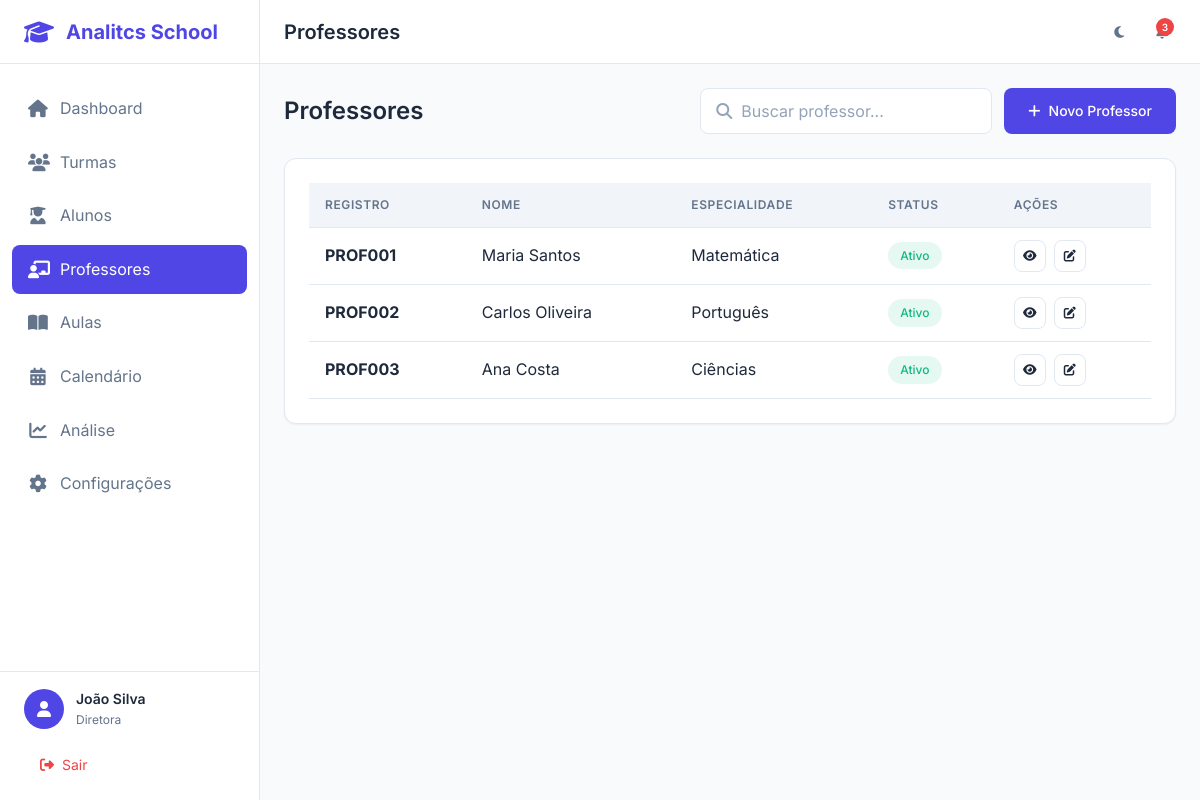
/professores/ (signed in), run on the app's committed database.
### app/models/usuario.py (models this page shows, shortened)
class Usuario(UserMixin, db.Model):
    __tablename__ = 'usuarios'
    id = db.Column(db.Integer, primary_key=True)
    nome = db.Column(db.String(100), nullable=False)
    email = db.Column(db.String(120), unique=True, nullable=False, index=True)
    senha_hash = db.Column(db.String(256), nullable=False)
    tipo = db.Column(db.String(20), nullable=False, default='professor')
    avatar = db.Column(db.String(255), nullable=True)
    telefone = db.Column(db.String(20), nullable=True)
    tema = db.Column(db.String(10), default='light')
    ativo = db.Column(db.Boolean, default=True)
    criado_em = db.Column(db.DateTime, default=datetime.utcnow)
    atualizado_em = db.Column(db.DateTime, default=datetime.utcnow, onupdate=datetime.utcnow)
    ultimo_acesso = db.Column(db.DateTime, nullable=True)
    professor = db.relationship('Professor', backref='usuario', uselist=False, lazy=True)
    def tem_permissao(self, permissoes):
        return self.tipo in permissoes

### app/models/professor.py (models this page shows, shortened)
class Professor(db.Model):
    __tablename__ = 'professores'
    id = db.Column(db.Integer, primary_key=True)
    usuario_id = db.Column(db.Integer, db.ForeignKey('usuarios.id'), nullable=False, unique=True)
    registro = db.Column(db.String(20), unique=True, nullable=False, index=True)
    especialidade = db.Column(db.String(100), nullable=True)
    formacao = db.Column(db.Text, nullable=True)
    cpf = db.Column(db.String(14), unique=True, nullable=True)
    telefone = db.Column(db.String(20), nullable=True)
    endereco = db.Column(db.Text, nullable=True)
    ativo = db.Column(db.Boolean, default=True)
    criado_em = db.Column(db.DateTime, default=datetime.utcnow)
    atualizado_em = db.Column(db.DateTime, default=datetime.utcnow, onupdate=datetime.utcnow)
    turmas = db.relationship('Turma', secondary='professores_turmas', backref=db.backref('professores', lazy='dynamic'))
    aulas = db.relationship('Aula', backref='professor', lazy='dynamic')

### app/controllers/professores_controller.py (the view)
@professores_bp.route('/')
@login_required
def index():
    page = request.args.get('page', 1, type=int)
    busca = request.args.get('busca', '')
    query = Professor.query
    if busca:
        query = query.join(Professor.usuario).filter(
            Usuario.nome.ilike(f'%{busca}%') |
            Professor.registro.ilike(f'%{busca}%')
        )
    professores = query.order_by(Professor.registro).paginate(
        page=page, per_page=20, error_out=False
    )
    return render_template('professores/index.html', professores=professores, busca=busca)

### app/models/usuario.py (called while the page is built)
@login_manager.user_loader
def load_user(user_id):
    return Usuario.query.get(int(user_id))

### app/templates/professores/index.html (shortened to what this page needs)
{% extends "base.html" %}
{% block page_title %}Professores{% endblock %}
{% block content %}
<div class="list-header">
    <h2 class="list-title">Professores</h2>
    <div class="list-actions">
        <div class="search-box"><i class="fas fa-search"></i><input type="text" class="form-control" placeholder="Buscar professor..." id="searchInput" value="{{ busca }}"></div>
        {% if current_user.tem_permissao(['diretora', 'coordenacao']) %}
        <a href="{{ url_for('professores.novo') }}" class="btn btn-primary"><i class="fas fa-plus"></i> Novo Professor</a>
        {% endif %}
    </div>
</div>
<div class="card">
    <div class="card-body">
        {% if professores.items %}
        <div class="table-container">
            <table class="table">
                <thead><tr><th>Registro</th><th>Nome</th><th>Especialidade</th><th>Status</th><th>Ações</th></tr></thead>
                <tbody>
                    {% for prof in professores.items %}
                    <tr>
                        <td><strong>{{ prof.registro }}</strong></td>
                        <td>{{ prof.usuario.nome }}</td>
                        <td>{{ prof.especialidade or '-' }}</td>
                        <td><span class="badge badge-{% if prof.ativo %}success{% else %}danger{% endif %}">{% if prof.ativo %}Ativo{% else %}Inativo{% endif %}</span></td>
                        <td class="table-actions">
                            <a href="{{ url_for('professores.detalhe', id=prof.id) }}" class="btn btn-icon btn-sm btn-outline"><i class="fas fa-eye"></i></a>
                            {% if current_user.tem_permissao(['diretora', 'coordenacao']) %}
                            <a href="{{ url_for('professores.editar', id=prof.id) }}" class="btn btn-icon btn-sm btn-outline"><i class="fas fa-edit"></i></a>
                            {% endif %}
                        </td>
                    </tr>
                    {% endfor %}
                </tbody>
            </table>
        </div>
        {% else %}
        <div class="empty-state"><i class="fas fa-chalkboard-teacher empty-state-icon"></i><h4 class="empty-state-title">Nenhum professor encontrado</h4></div>
        {% endif %}
    </div>
</div>
{% endblock %}

### app/templates/base.html (shortened to what this page needs)
<!DOCTYPE html>
<html lang="pt-BR" data-theme="light">
<head>
    <link rel="stylesheet" href="https://cdnjs.cloudflare.com/ajax/libs/font-awesome/6.5.1/css/all.min.css">
    <link rel="stylesheet" href="{{ url_for('static', filename='css/main.css') }}">
    <link rel="stylesheet" href="{{ url_for('static', filename='css/components.css') }}">
    <link rel="stylesheet" href="{{ url_for('static', filename='css/responsive.css') }}">
</head>
<body {% if not current_user.is_authenticated %}class="auth-mode"{% endif %}>
    {% if current_user.is_authenticated %}
    <aside class="sidebar" id="sidebar">
        <div class="sidebar-header">
            <div class="logo">
                <i class="fas fa-graduation-cap"></i>
                <span>Analitcs School</span>
            </div>
        </div>
        <nav class="sidebar-nav">
            <ul>
                <li class="nav-item {% if request.endpoint == 'dashboard.index' %}active{% endif %}">
                    <a href="{{ url_for('dashboard.index') }}">
                        <i class="fas fa-home"></i>
                        <span>Dashboard</span>
                    </a>
                </li>
                <li class="nav-item {% if 'turmas' in request.endpoint %}active{% endif %}">
                    <a href="{{ url_for('turmas.index') }}">
                        <i class="fas fa-users"></i>
                        <span>Turmas</span>
                    </a>
                </li>
                <li class="nav-item {% if 'alunos' in request.endpoint %}active{% endif %}">
                    <a href="{{ url_for('alunos.index') }}">
                        <i class="fas fa-user-graduate"></i>
                        <span>Alunos</span>
                    </a>
                </li>
                <li class="nav-item {% if 'professores' in request.endpoint %}active{% endif %}">
                    <a href="{{ url_for('professores.index') }}">
                        <i class="fas fa-chalkboard-teacher"></i>
                        <span>Professores</span>
                    </a>
                </li>
                <li class="nav-item {% if 'aulas' in request.endpoint %}active{% endif %}">
                    <a href="{{ url_for('aulas.index') }}">
                        <i class="fas fa-book-open"></i>
                        <span>Aulas</span>
                    </a>
                </li>
                <li class="nav-item {% if 'calendario' in request.endpoint %}active{% endif %}">
                    <a href="{{ url_for('calendario.index') }}">
                        <i class="fas fa-calendar-alt"></i>
                        <span>Calendário</span>
                    </a>
                </li>
                <li class="nav-item {% if 'analise' in request.endpoint %}active{% endif %}">
                    <a href="{{ url_for('analise.index') }}">
                        <i class="fas fa-chart-line"></i>
                        <span>Análise</span>
                    </a>
                </li>
                <li class="nav-item {% if 'configuracoes' in request.endpoint %}active{% endif %}">
                    <a href="{{ url_for('configuracoes.index') }}">
                        <i class="fas fa-cog"></i>
                        <span>Configurações</span>
                    </a>
                </li>
            </ul>
        </nav>
        <div class="sidebar-footer">
            <div class="user-info">
                <div class="user-avatar">
                    <i class="fas fa-user"></i>
                </div>
                <div class="user-details">
                    <span class="user-name">{{ current_user.nome }}</span>
                    <span class="user-role">{{ current_user.tipo|capitalize }}</span>
                </div>
            </div>
            <a href="{{ url_for('auth.logout') }}" class="logout-btn">
                <i class="fas fa-sign-out-alt"></i>
                <span>Sair</span>
            </a>
        </div>
    </aside>
    <main class="main-content">
        <header class="header">
            <div class="header-left">
                <h1 class="page-title">{% block page_title %}Dashboard{% endblock %}</h1>
            </div>
            <div class="header-right">
                <button class="theme-toggle" id="themeToggle" title="Alternar tema">
                    <i class="fas fa-moon"></i>
                </button>
                <div class="notifications">
                    <button class="notification-btn">
                        <span class="notification-badge">3</span>
                    </button>
                </div>
            </div>
        </header>
        <div class="content">
            {% block content %}{% endblock %}
        </div>
    </main>
    {% else %}
        {% block auth_content %}{% endblock %}
    {% endif %}
</body>
</html>

### app/static/css/components.css (style rules this page uses)
.list-header { display: flex; align-items: center; justify-content: space-between; margin-bottom: 1.5rem; flex-wrap: wrap; gap: 1rem; }
.list-title { font-size: 1.5rem; font-weight: 600; color: var(--text-primary); }
.list-actions { display: flex; align-items: center; gap: 0.75rem; }
.search-box { position: relative; }
.search-box input { padding-left: 2.5rem; min-width: 280px; }
.search-box i { position: absolute; left: 1rem; top: 50%; transform: translateY(-50%); color: var(--text-tertiary); }

### data on the page
Usuario: nome "João Silva", tipo "Diretora"
Professor: registro "PROF001", usuario.nome "Maria Santos", especialidade "Matemática", ativo "Ativo"
Professor: registro "PROF002", usuario.nome "Carlos Oliveira", especialidade "Português", ativo "Ativo"
Professor: registro "PROF003", usuario.nome "Ana Costa", especialidade "Ciências", ativo "Ativo"
